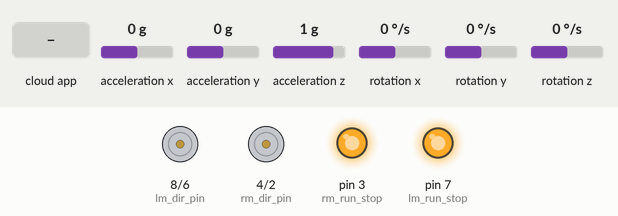
A sketch run on a simulated Arduino Leonardo, built with avr-gcc and run on an emulated ATmega32U4. On the bench: direction and speed pins drawn as motors (green arrow = direction pin HIGH = forward, orange = LOW = backward, longer = more drive), output pins drawn as LEDs (lit = HIGH). The inputs (shaded band) are chosen by the test bench; at power-on: acceleration x 0 g, acceleration y 0 g, acceleration z 1 g, rotation x 0 °/s, rotation y 0 °/s, rotation z 0 °/s. The ROS host is connected and sends only what is stated.

Above: at 1.2 s.
1.3 s: the phone or cloud app sets rm_pwm to 0
At 2.5 s:
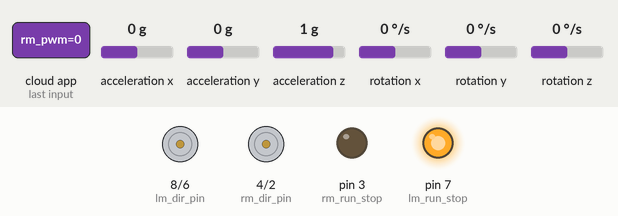
2.8 s: the phone or cloud app sets lm_pwm to 0
At 3.9 s:
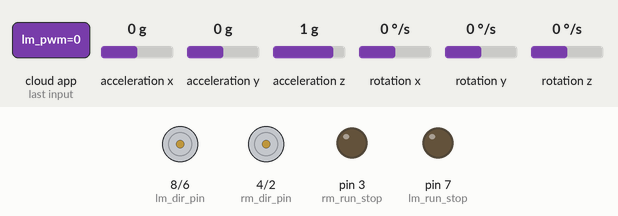
4.3 s: the phone or cloud app sets rm_pwm to 45
At 5.5 s:
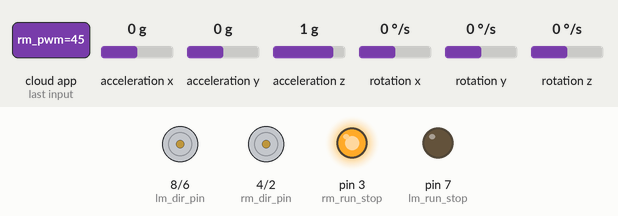
5.8 s: the phone or cloud app sets lm_pwm to 45
At 6.4 s:
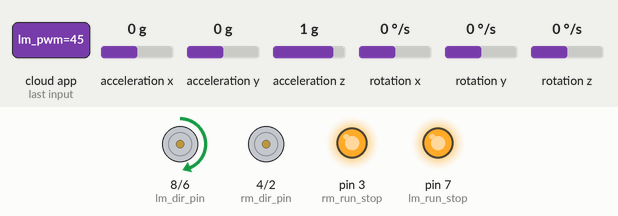
7.3 s: the phone or cloud app sets rm_pwm to 90
At 7.8 s:
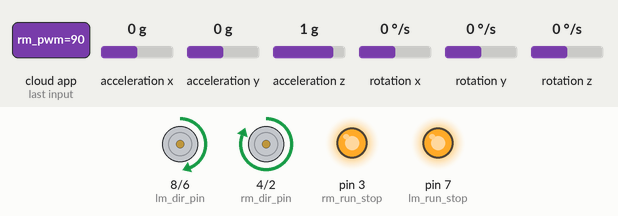
8.8 s: the phone or cloud app sets lm_pwm to 90
At 9.9 s:
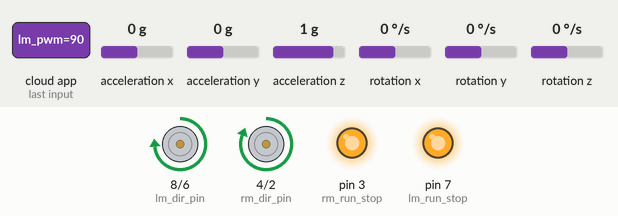
Timing chart, 0 to 11.3 s (numbered marks = the images above; inputs shaded):
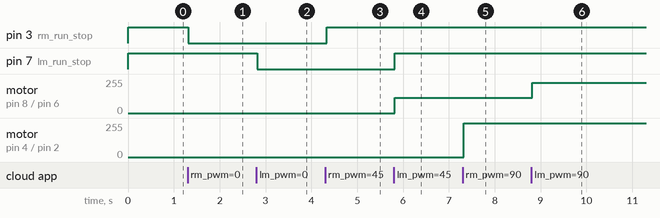

The sketch:

ROS_Arduino.ino.ino
```cpp
#include "MPU9250.h"

#include<ros.h>
#include <std_msgs/String.h>
#include <std_msgs/Int16.h>
#include <sensor_msgs/Imu.h>
#include <tf/tf.h>


#define rm_pwm_pin 2
#define rm_run_stop 3
#define rm_dir_pin 4
//#define rm_brake_pin 5


#define lm_pwm_pin 6
#define lm_run_stop 7
#define lm_dir_pin 8
//#define lm_brake_pin 9


int rm_pwm=0;
int lm_pwm=0;
float rm_analog_val=0;
float lm_analog_val=0;

//ROS Node Handle
ros::NodeHandle nh;
/*******************************IMU SPECIFIC************************************/
//IMU Publisher
sensor_msgs::Imu imu_msg;
ros::Publisher imu_pub("/imu/data_raw", &imu_msg);
long sequence = 0;


// an MPU9250 object with the MPU-9250 sensor on I2C bus 0 with address 0x69
MPU9250 IMU(Wire,0x69);
int status;
/*******************************************************************************/

void rm_pwm_callback(const std_msgs::Int16 &msg){
  rm_pwm=msg.data;
  if(rm_pwm==0){
    //digitalWrite(rm_run_stop,LOW);
    rm_run(0);
  }
}
void lm_pwm_callback(const std_msgs::Int16 &msg){
  lm_pwm=msg.data;
  if(lm_pwm==0){
    //digitalWrite(lm_run_stop,LOW);
    lm_run(0);
  }
}


ros::Subscriber<std_msgs::Int16>rm_pwm_sub("/rm_pwm",&rm_pwm_callback);
ros::Subscriber<std_msgs::Int16>lm_pwm_sub("/lm_pwm",&lm_pwm_callback);


void setup() {
    // serial to display data
    Serial.begin(57600);
    while(!Serial) {}

    nh.initNode();
    nh.advertise(imu_pub);
    nh.subscribe(rm_pwm_sub);
    nh.subscribe(lm_pwm_sub);

    pinMode(rm_pwm_pin,OUTPUT);
    pinMode(rm_run_stop,OUTPUT);
    pinMode(rm_dir_pin,OUTPUT);
    //pinMode(rm_brake_pin,OUTPUT);

    pinMode(lm_pwm_pin,OUTPUT);
    pinMode(lm_run_stop,OUTPUT);
    pinMode(lm_dir_pin,OUTPUT);
    //pinMode(lm_brake_pin,OUTPUT);

    digitalWrite(rm_run_stop,HIGH);
    digitalWrite(lm_run_stop,HIGH);

/*PWM Frequency Changer for Motor Driver*/

    TCCR3B = TCCR3B & B11111000 | B00000010;  // for PWM frequency of 3921.16 Hz Pins :2,3,5
    TCCR4B = TCCR4B & B11111000 | B00000010;  // for PWM frequency of 3921.16 Hz Pins:6,7,8
    //TCCR2B = TCCR2B & B11111000 | B00000010;  // for  PWM frequency of 3921.16 Hz Pins:9,10

    // start communication with IMU
  status = IMU.begin();
  if (status < 0) {
    Serial.println("IMU initialization unsuccessful");
    Serial.println("Check IMU wiring or try cycling power");
    Serial.print("Status: ");
    Serial.println(status);
    while(1) {}
  }

}

void rm_run(bool x){
  digitalWrite(rm_run_stop,x);

}
void lm_run(bool y){
  digitalWrite(lm_run_stop,y);
}

void loop() {
   // read the sensor
   IMU.readSensor();

   rm_analog_val= int(2.55*rm_pwm) ;
   lm_analog_val= int(2.55*lm_pwm) ;


    if (rm_pwm<0){
      rm_run(1);
      digitalWrite(rm_dir_pin,0);
      analogWrite(rm_pwm_pin,-(rm_analog_val));
    }
    else if (rm_pwm>0){
      rm_run(1);
      digitalWrite(rm_dir_pin,1);
      analogWrite(rm_pwm_pin,rm_analog_val);
    }
    if (lm_pwm<0){
      lm_run(1);
      digitalWrite(lm_dir_pin,0);
      analogWrite(lm_pwm_pin,map(abs(lm_pwm),0,101,0,256));
    }
    else if (lm_pwm>0){
      lm_run(1);
      digitalWrite(lm_dir_pin,1);
      analogWrite(lm_pwm_pin,map(abs(lm_pwm),0,101,0,256));
    }

    //Header
  imu_msg.header.seq = sequence++;
  imu_msg.header.stamp = nh.now();
  imu_msg.header.frame_id  ="imu";

  //Linear Acceleration
  imu_msg.linear_acceleration.x = IMU.getAccelX_mss() ;
  imu_msg.linear_acceleration.y = IMU.getAccelY_mss() ;
  imu_msg.linear_acceleration.z = IMU.getAccelZ_mss() ;

  //Angular Velocity
  imu_msg.angular_velocity.x = IMU.getGyroX_rads() ;
  imu_msg.angular_velocity.y = IMU.getGyroY_rads() ;
  imu_msg.angular_velocity.z = IMU.getGyroZ_rads() ;

  //Orientation
  imu_msg.orientation.x = 0 ;
  imu_msg.orientation.y = 0 ;
  imu_msg.orientation.z = 0 ;
  imu_msg.orientation.w = 0 ;

  imu_pub.publish(&imu_msg);
  nh.spinOnce();

  delay(10);
}
```

Measured:
- after the input at 1.3 s, pin 3 (rm_run_stop): HIGH → LOW at once
- after the input at 2.8 s, pin 7 (lm_run_stop): HIGH → LOW at once
- after the input at 4.3 s, pin 3 (rm_run_stop): LOW → HIGH at once
- after the input at 5.8 s, pin 7 (lm_run_stop): LOW → HIGH at once; motor on pin 8 (lm_dir_pin) / pin 6 (lm_pwm_pin): stopped → forward 114/255 at once
- after the input at 7.3 s, motor on pin 4 (rm_dir_pin) / pin 2 (rm_pwm_pin): stopped → forward 255/255 at once
- after the input at 8.8 s, motor on pin 8 (lm_dir_pin) / pin 6 (lm_pwm_pin): forward 114/255 → forward 228/255 at once
